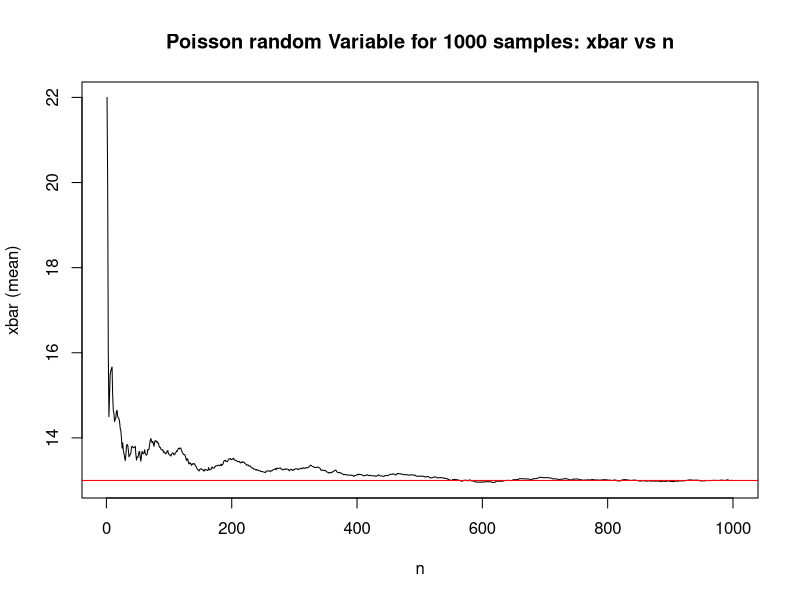
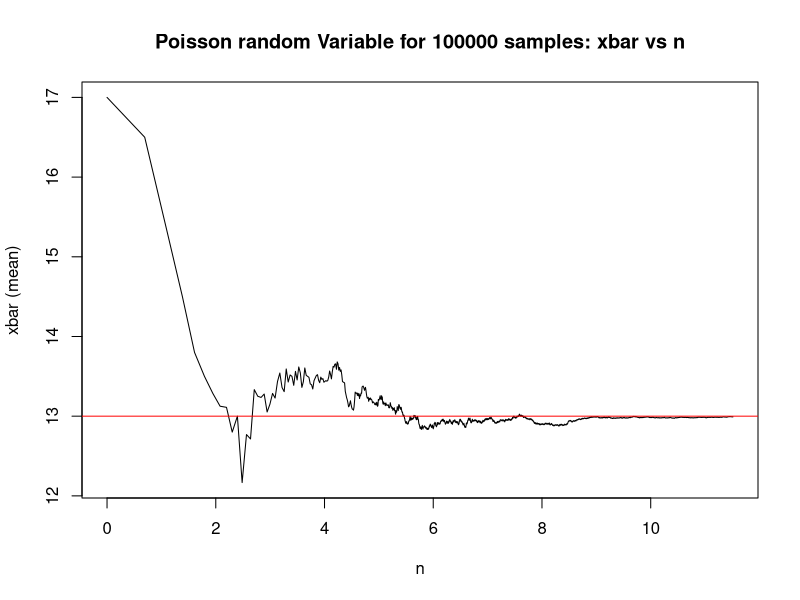
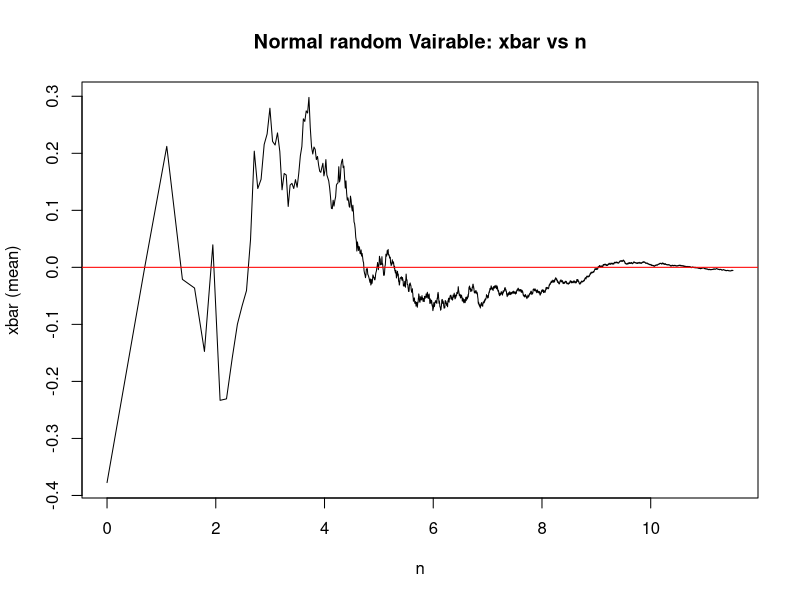
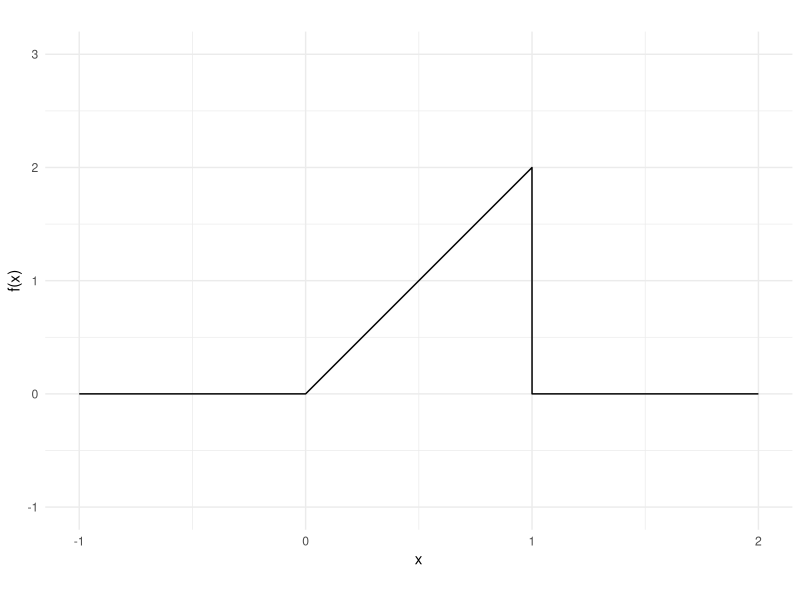
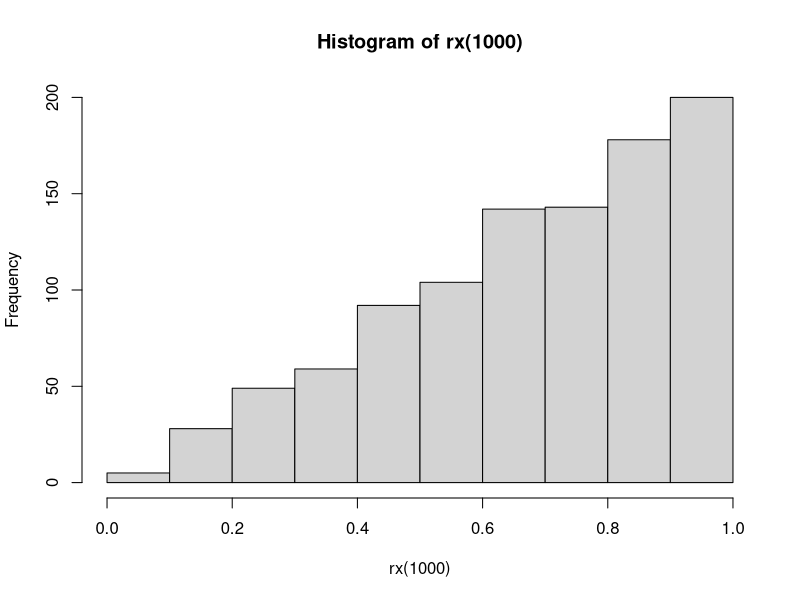

These charts were generated, in order, by the following R code:
## ---- chunk 1
knitr::opts_chunk$set(echo=T,eval=T,message=F,warning=F,fig.align='center')
library(tidyverse)
## ---- chunk 2
# a
x <- 1:20
mean_val = mean(x)
var = sum((x-mean_val)^2)/length(x)
var
## ---- chunk 3
df = data.frame(n=seq(1,1000),x=rpois(1000,lambda=13))
xbar1 = cumsum(df$x)/df$n
df <- cbind(df, xbar1)
plot(df$n,df$xbar,type="l",xlab="n",ylab="xbar (mean)",main="Poisson random Variable for 1000 samples: xbar vs n")
abline(13,0,col="red")

df_n = data.frame(n=seq(1,100000),x=rpois(100000,lambda=13))
xbar = cumsum(df_n$x)/df_n$n
df2 <- cbind(df_n, xbar)
plot(log(df2$n),df2$xbar,type="l",xlab="n",ylab="xbar (mean)",main="Poisson random Variable for 100000 samples: xbar vs n")
abline(13,0,col="red")

df_last = data.frame(n=seq(1,100000),x=rnorm(100000))
xbar_n = cumsum(df_last$x)/df_last$n
df3 <- cbind(df_last, xbar_n)
plot(log(df3$n),df3$xbar_n,type="l",xlab="n",ylab="xbar (mean)",main="Normal random Vairable: xbar vs n")
abline(0,0,col="red")
## ---- chunk 4
# Reminder: m = 1000 sets the default value of m to be 1000

gen_birthdays <- function( numppl ) {
   return(sample(365, size=numppl, replace=TRUE ));
}

run_bday_expt <- function(numPPl,minPpl) {
   bdays <- gen_birthdays(numPPl);
   return( max(table(bdays)) >= minPpl );
}

birthday = function(n, k, m=1000) {
  # TODO: code goes here
  counterTrue = 0
  for( i in 1:m) {
    if(run_bday_expt(n,k) ) {
      counterTrue <- counterTrue + 1;
    }
  }
  return(counterTrue/m);
}

birthday(n=23,k=2);
birthday(n=87,k=3);
birthday(n=188,k=4);
## ---- chunk 5
birthday(n=285,k=5)
## ---- chunk 6
# here we define a *vectorized* function to evaluate the density of X
pdf_x = function(x) {
  # ifelse is like a function version of an if statement.
  # We use it here to ensure that pdf_x can operate directly on vectors.
  return(ifelse(0<=x & x<=1 , 2*x , 0 ))
}

# showing the PDF in a plot
ggplot() + geom_function(fun=pdf_x, n=10001) + 
  coord_fixed(ratio=.5) + theme_minimal() + 
  xlim(c(-1,2)) + ylim(-1,3) + labs(x="x", y="f(x)")
## ---- chunk 7
# complete the function
rx = function(n) {
  sqrt(runif(n,min=0,max=1))
  # TODO: code goes here
}

# The histogram should look like the PDF we plotted above.
# Uncomment the following line of code and check it looks correct
hist(rx(1000))
